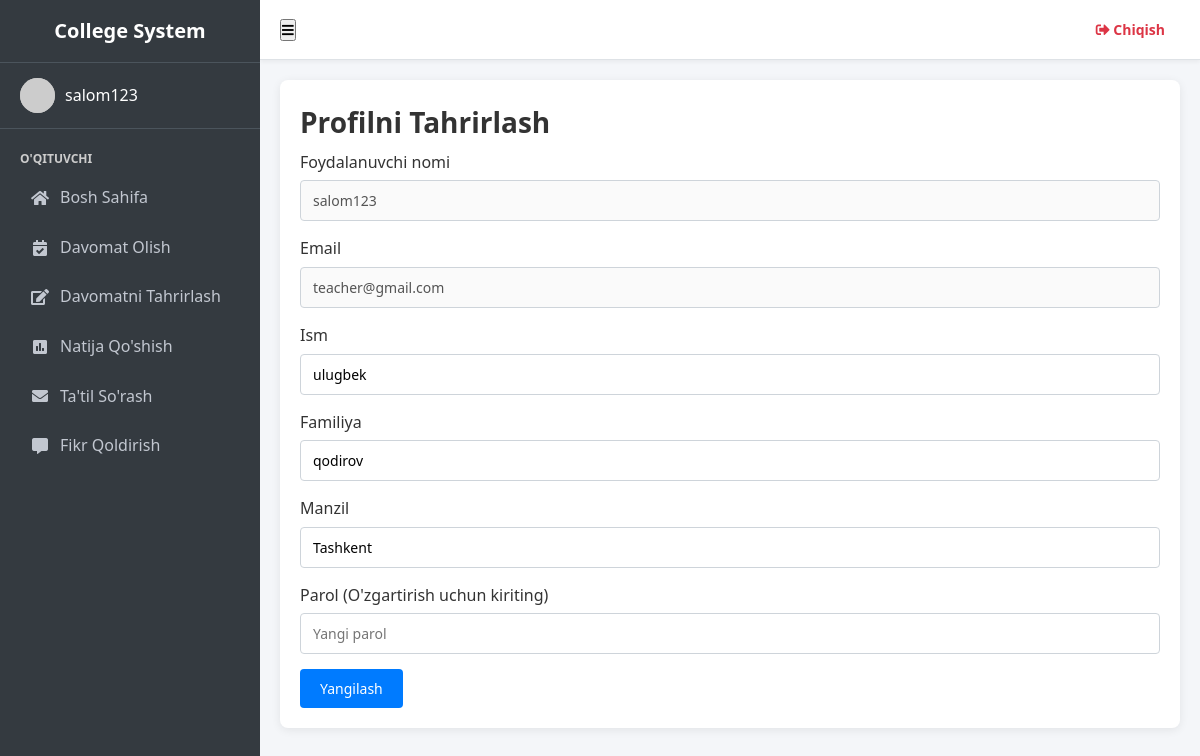
The app's page /staff_profile/ (signed in) with its own data.
### student_management_app/models.py (models this page shows)
class CustomUser(AbstractUser):
    HOD = '1'
    STAFF = '2'
    STUDENT = '3'
    EMAIL_TO_USER_TYPE_MAP = {
        'hod': HOD,
        'staff': STAFF,
        'student': STUDENT
    }
    user_type_data = ((HOD, "HOD"), (STAFF, "Staff"), (STUDENT, "Student"))
    user_type = models.CharField(default=1, choices=user_type_data, max_length=10)

class Staffs(models.Model):
    id = models.AutoField(primary_key=True)
    admin = models.OneToOneField(CustomUser, on_delete = models.CASCADE)
    address = models.TextField()
    created_at = models.DateTimeField(auto_now_add=True)
    updated_at = models.DateTimeField(auto_now=True)
    objects = models.Manager()

### student_management_app/StaffViews.py (the view)
# urls.py: path('staff_profile/', StaffViews.staff_profile, name="staff_profile"),
def staff_profile(request):
    user = CustomUser.objects.get(id=request.user.id)
    staff = Staffs.objects.get(admin=user)
    context={
        "user": user,
        "staff": staff
    }
    return render(request, 'staff_template/staff_profile.html', context)

### student_management_app/templates/staff_template/staff_profile.html (shortened to what this page needs)
{% extends 'base.html' %}
{% block content %}
<section class="content">
    <div class="container-fluid">
        <div class="row">
            <div class="col-md-12">
                <div class="card card-primary">
                    <div class="card-header">
                        <h3 class="card-title">Profilni Tahrirlash</h3>
                    </div>
                    <form role="form" action="{% url 'staff_profile_update' %}" method="post">
                        <div class="card-body">
                            <div class="form-group">
                                <label>Foydalanuvchi nomi</label>
                                <input type="text" class="form-control" name="username" value="{{ user.username }}" disabled="disabled">
                            </div>
                            <div class="form-group">
                                <label>Email</label>
                                <input type="text" class="form-control" name="email" value="{{ user.email }}" disabled="disabled">
                            </div>
                            <div class="form-group">
                                <label>Ism</label>
                                <input type="text" class="form-control" name="first_name" value="{{ user.first_name }}">
                            </div>
                            <div class="form-group">
                                <label>Familiya</label>
                                <input type="text" class="form-control" name="last_name" value="{{ user.last_name }}">
                            </div>
                            <div class="form-group">
                                <label>Manzil</label>
                                <input type="text" class="form-control" name="address" value="{{ staff.address }}">
                            </div>
                            <div class="form-group">
                                <label>Parol (O'zgartirish uchun kiriting)</label>
                                <input type="password" class="form-control" name="password" placeholder="Yangi parol">
                            </div>
                        </div>
                        <div class="card-footer">
                            <button type="submit" class="btn btn-primary">Yangilash</button>
                        </div>
                    </form>
                </div>
            </div>
        </div>
    </div>
</section>
{% endblock content %}

### student_management_app/templates/base.html (shortened to what this page needs)
{% load static %}
<!DOCTYPE html>
<html lang="uz">
<head>
    <link rel="stylesheet" href="https://cdnjs.cloudflare.com/ajax/libs/font-awesome/5.15.4/css/all.min.css">
    <link rel="stylesheet" href="{% static 'css/style.css' %}">
</head>
<body>
    <aside class="sidebar">
        <a href="#" class="brand-link">College System</a>
        <div class="user-panel">
            <img src="{% if user.profile_pic %}{{ user.profile_pic.url }}{% else %}https://via.placeholder.com/150{% endif %}" class="user-img" alt="User">
            <div class="info">
                <a href="#">{{ user.username }}</a>
            </div>
        </div>
        <nav class="nav-links">
            <ul class="nav-pills">
                {% if user.user_type == '1' %}
                    <li class="nav-header">ADMINISTRATOR</li>
                    <li class="nav-item"><a href="{% url 'admin_home' %}"><i class="fas fa-home"></i> Bosh Sahifa</a></li>
                    <li class="nav-item"><a href="{% url 'add_staff' %}"><i class="fas fa-chalkboard-teacher"></i> O'qituvchi Qo'shish</a></li>
                    <li class="nav-item"><a href="{% url 'manage_staff' %}"><i class="fas fa-users-cog"></i> O'qituvchilarni Boshqarish</a></li>
                    <li class="nav-item"><a href="{% url 'add_student' %}"><i class="fas fa-user-graduate"></i> Talaba Qo'shish</a></li>
                    <li class="nav-item"><a href="{% url 'manage_student' %}"><i class="fas fa-users"></i> Talabalarni Boshqarish</a></li>
                    <li class="nav-item"><a href="{% url 'add_course' %}"><i class="fas fa-book"></i> Kurs Qo'shish</a></li>
                    <li class="nav-item"><a href="{% url 'manage_course' %}"><i class="fas fa-book-open"></i> Kurslarni Boshqarish</a></li>
                    <li class="nav-item"><a href="{% url 'add_subject' %}"><i class="fas fa-book-reader"></i> Fan Qo'shish</a></li>
                    <li class="nav-item"><a href="{% url 'manage_subject' %}"><i class="fas fa-atlas"></i> Fanlarni Boshqarish</a></li>
                    <li class="nav-item"><a href="{% url 'admin_view_attendance' %}"><i class="fas fa-clipboard-list"></i> Davomat</a></li>
                {% elif user.user_type == '2' %}
                    <li class="nav-header">O'QITUVCHI</li>
                    <li class="nav-item"><a href="{% url 'staff_home' %}"><i class="fas fa-home"></i> Bosh Sahifa</a></li>
                    <li class="nav-item"><a href="{% url 'staff_take_attendance' %}"><i class="fas fa-calendar-check"></i> Davomat Olish</a></li>
                    <li class="nav-item"><a href="{% url 'staff_update_attendance' %}"><i class="fas fa-edit"></i> Davomatni Tahrirlash</a></li>
                    <li class="nav-item"><a href="{% url 'staff_add_result' %}"><i class="fas fa-poll"></i> Natija Qo'shish</a></li>
                    <li class="nav-item"><a href="{% url 'staff_apply_leave' %}"><i class="fas fa-envelope"></i> Ta'til So'rash</a></li>
                    <li class="nav-item"><a href="{% url 'staff_feedback' %}"><i class="fas fa-comment-alt"></i> Fikr Qoldirish</a></li>
                {% endif %}
            </ul>
        </nav>
    </aside>
    <div class="main-content">
        <nav class="navbar">
            <div class="navbar-left">
                <button id="sidebarToggle"><i class="fas fa-bars"></i></button>
            </div>
            <div class="navbar-right">
                <a href="{% url 'logout_user' %}" class="logout-btn">
                    <i class="fas fa-sign-out-alt"></i> Chiqish
                </a>
            </div>
        </nav>
        <div class="content-wrapper">
            {% block content %}
            {% endblock content %}
        </div>
    </div>
</body>
</html>

### static/css/style.css (style rules this page uses)
* { margin: 0; padding: 0; box-sizing: border-box; font-family: 'Segoe UI', Tahoma, Geneva, Verdana, sans-serif; }
body { background-color: #f4f6f9; color: #333; line-height: 1.6; }
a { text-decoration: none; color: inherit; }
ul { list-style: none; }
.sidebar { width: 260px; background-color: #343a40; color: #fff; display: flex; flex-direction: column; position: fixed; height: 100%; transition: all 0.3s ease; z-index: 1000; overflow-y: auto; left: 0; }
.brand-link { padding: 15px 20px; border-bottom: 1px solid #4b545c; font-size: 20px; font-weight: bold; text-align: center; background-color: #343a40; color: #fff; }
.user-panel { padding: 15px 20px; border-bottom: 1px solid #4b545c; display: flex; align-items: center; gap: 10px; }
.user-img { width: 35px; height: 35px; border-radius: 50%; background-color: #bbb; object-fit: cover; }
.nav-links { padding: 10px 0; flex: 1; }
.nav-header { padding: 10px 20px 5px; font-size: 12px; text-transform: uppercase; color: #ccc; font-weight: bold; }
.nav-item a { display: flex; align-items: center; padding: 12px 20px; color: #c2c7d0; transition: background 0.2s, color 0.2s; gap: 10px; margin: 0 10px; border-radius: 4px; }
.nav-item i { width: 20px; text-align: center; }
.main-content { flex: 1; margin-left: 260px; display: flex; flex-direction: column; width: calc(100% - 260px); transition: all 0.3s ease; min-height: 100vh; }
.navbar { background-color: #fff; height: 60px; display: flex; align-items: center; justify-content: space-between; padding: 0 20px; border-bottom: 1px solid #dee2e6; position: sticky; top: 0; z-index: 900; box-shadow: 0 2px 4px rgba(0,0,0,0.05); }
.navbar-left { display: flex; align-items: center; gap: 15px; }
.logout-btn { color: #dc3545; font-weight: 600; font-size: 14px; transition: color 0.2s; padding: 8px 15px; border-radius: 4px; }
.content-wrapper { padding: 20px; flex: 1; }
.card { background: #fff; border-radius: 8px; box-shadow: 0 2px 10px rgba(0,0,0,0.08); padding: 20px; position: relative; overflow: hidden; display: flex; flex-direction: column; transition: transform 0.2s, box-shadow 0.2s; }
.card h3 { font-size: 28px; font-weight: bold; margin-bottom: 5px; }
.form-group { margin-bottom: 15px; }
.form-group label { display: block; margin-bottom: 5px; color: #333; font-weight: 500; }
.form-control { width: 100%; padding: 10px 12px; border: 1px solid #ced4da; border-radius: 4px; font-size: 14px; transition: border-color 0.2s, box-shadow 0.2s; }
.btn { padding: 10px 20px; border: none; border-radius: 4px; cursor: pointer; font-size: 14px; display: inline-block; transition: background-color 0.2s, transform 0.1s; }
.btn-primary { background-color: #007bff; color: #fff; }

### records on screen
CustomUser: username "salom123", email "teacher@gmail.com", first_name "ulugbek", last_name "qodirov"
Staffs: address "Tashkent"
